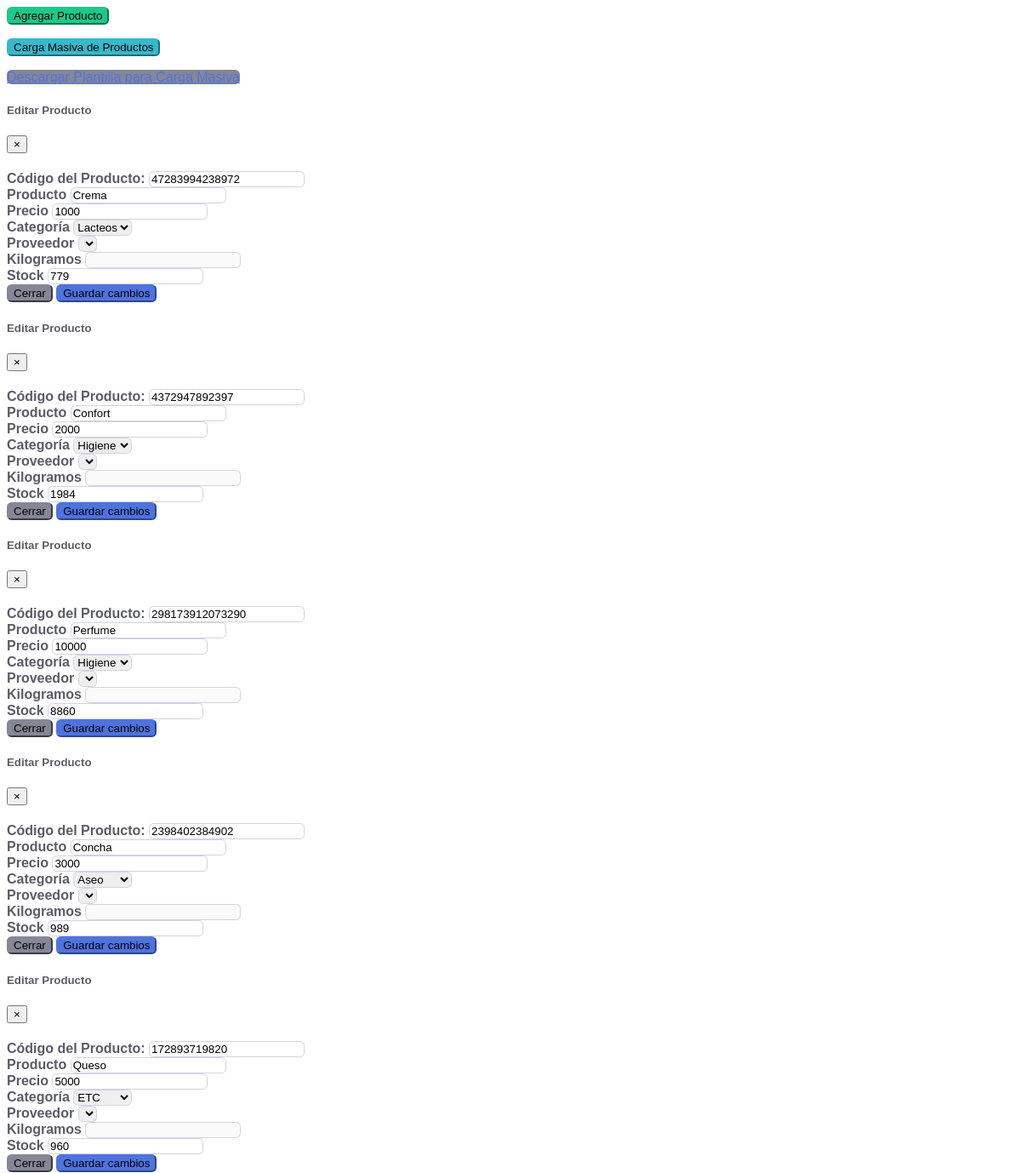
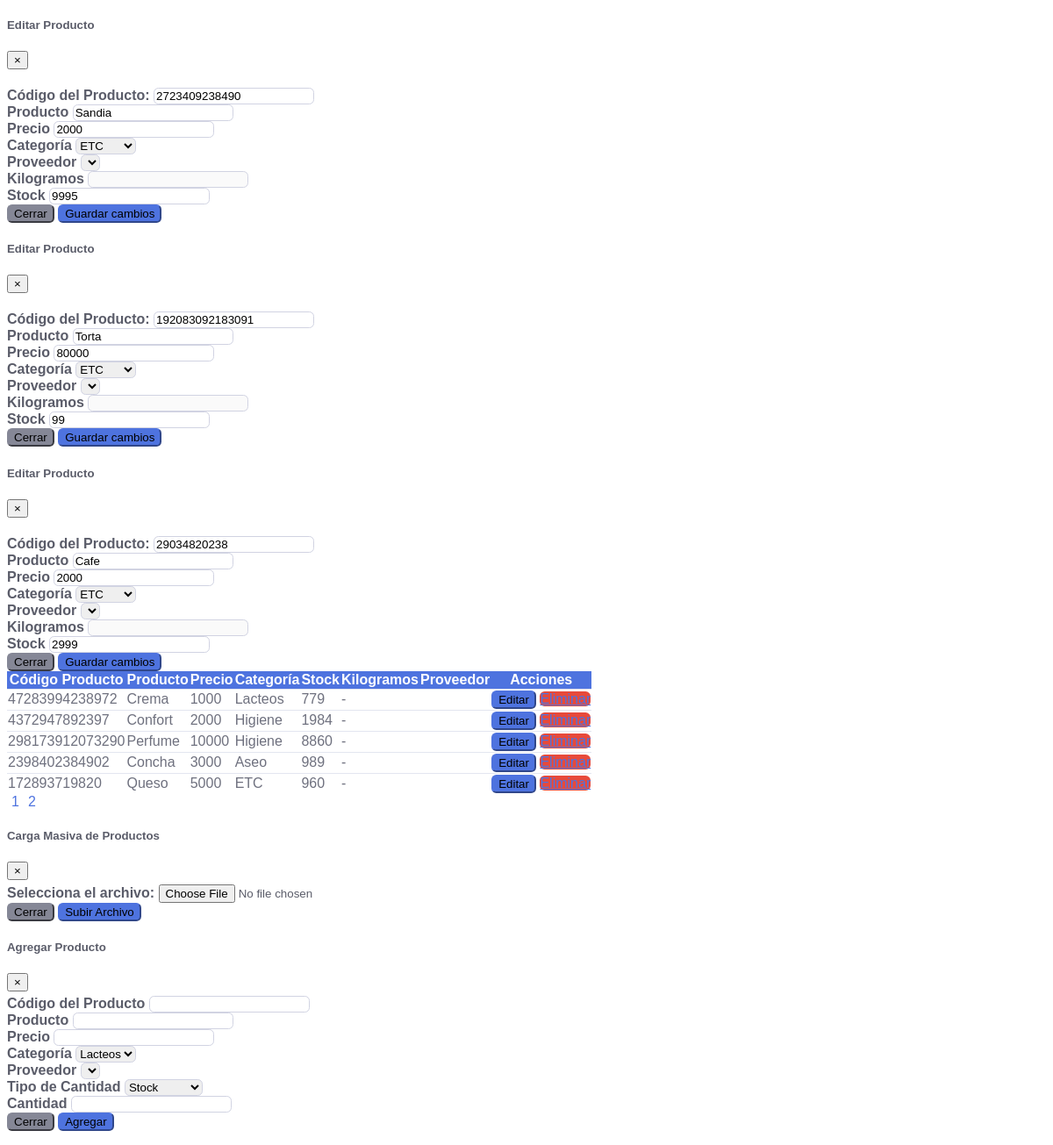
Page /product_stock.php (signed in) on the committed database (2 pictures, top to bottom).
### tables this page shows
CREATE TABLE `productos` (
  `id_producto` int NOT NULL AUTO_INCREMENT,
  `nombre_px` varchar(255) NOT NULL,
  `precio` int NOT NULL,
  `id_categoria` varchar(255) DEFAULT NULL,
  `stock` int NOT NULL DEFAULT '0',
  `id_usuario` int NOT NULL,
  `kilogramos` float DEFAULT NULL,
  `codigo_producto` varchar(255) DEFAULT NULL,
  `id_proveedor` int DEFAULT NULL,
  `impuesto_adicional` int DEFAULT NULL,
  PRIMARY KEY (`id_producto`)
);

### product_stock.php (the view, shortened to what this page needs)
<?php
require_once 'db.php';
$estadoSuscripcion = 0;
if (isset($_SESSION['id'])) {
    $id_usuario = $_SESSION['id'];
    $estadoSuscripcionQuery = "SELECT estado_suscripcion FROM usuarios WHERE id = ?";
    if ($estadoSuscripcionStmt = $conn->prepare($estadoSuscripcionQuery)) {
        $estadoSuscripcionStmt->bind_param("i", $_SESSION['id']);
        $estadoSuscripcionStmt->execute();
        $estadoSuscripcionStmt->bind_result($estadoSuscripcion);
    }
    $categorias = [];
    if ($stmt_categorias = $conn->prepare("SELECT id_categoria, nombre_categoria FROM categorias WHERE id_usuario = ?")) {
        $stmt_categorias->bind_param("i", $id_usuario);
        $stmt_categorias->execute();
        $result_categorias = $stmt_categorias->get_result();
        while ($categoria = $result_categorias->fetch_assoc()) {
            $categorias[$categoria['id_categoria']] = $categoria['nombre_categoria'];
        }
    }
$query = "SELECT p.id_producto, p.nombre_px, p.precio, p.id_categoria, p.stock, p.kilogramos, p.codigo_producto, pr.nombre_proveedor
FROM productos p
LEFT JOIN proveedores pr ON p.id_proveedor = pr.id_proveedor
WHERE p.id_usuario = ?";
    if ($stmt = $conn->prepare($query)) {
        $stmt->bind_param("i", $id_usuario);
        $stmt->execute();
        $result = $stmt->get_result();
?>
<div class="mb-3">
  <button type="button" class="btn btn-success" data-toggle="modal" data-target="#addProductModal" <?php echo $estadoSuscripcion == 0 ? 'disabled' : ''; ?>>
    Agregar Producto
  </button>
</div>
<div class="mb-3">
    <button type="button" class="btn btn-info" data-toggle="modal" data-target="#massUploadModal" <?php echo $estadoSuscripcion == 0 ? 'disabled' : ''; ?>>
        Carga Masiva de Productos
    </button>
</div>
<div class="mb-3">
    <a href="https://trackitsellit.oralisisdataservice.cl/carga_masiva.ods" class="btn btn-secondary" download>
        Descargar Plantilla para Carga Masiva
    </a>
</div>
<div class="table-responsive">
    <table class="table" id="productsTable">
        <thead class="thead-dark">
        <tr>
            <th>Código Producto</th>
            <th>Producto</th>
            <th>Precio</th>
            <th>Categoría</th>
            <th>Stock</th>
            <th>Kilogramos</th>
            <th>Proveedor</th>
            <th>Acciones</th>
        </tr>
    </thead>
        <tbody>
            <?php while ($row = $result->fetch_assoc()) { ?>
            <tr>
                <td><?php echo htmlspecialchars($row['codigo_producto']); ?></td>
                <td><?php echo htmlspecialchars($row['nombre_px']); ?></td>
                <td><?php echo htmlspecialchars($row['precio']); ?></td>
                <td><?php echo htmlspecialchars($categorias[$row['id_categoria']]); ?></td>
                <td><?php echo $row['stock'] != 0 ? htmlspecialchars($row['stock']) : '-'; ?></td>
                <td><?php echo $row['kilogramos'] != 0 ? htmlspecialchars($row['kilogramos']) : '-'; ?></td>
                <td><?php echo htmlspecialchars($row['nombre_proveedor']); ?></td>
                <td>
                    <button type="button" class="btn btn-primary btn-sm" data-toggle="modal" data-target="#editModal<?php echo $row['id_producto']; ?>" <?php echo $estadoSuscripcion == 0 ? 'disabled' : ''; ?>>Editar</button>
                    <a href="delete_product.php?id=<?php echo $row['id_producto']; ?>" class="btn btn-danger btn-sm" onclick="return confirm('¿Estás seguro de querer eliminar este producto?');" >Eliminar</a>
                </td>
            </tr>
            <div class="modal fade" id="editModal<?php echo $row['id_producto']; ?>" tabindex="-1" role="dialog" aria-labelledby="editModalLabel<?php echo $row['id_producto']; ?>" aria-hidden="true">
                <div class="modal-dialog" role="document">
                    <div class="modal-content">
                        <div class="modal-header">
                            <h5 class="modal-title" id="editModalLabel">Editar Producto</h5>
                            <button type="button" class="close" data-dismiss="modal" aria-label="Close">
                                <span aria-hidden="true">&times;</span>
                            </button>
                        </div>
                        <form action="update_product.php" method="POST">
                            <div class="modal-body">
                                <div class="form-group">
                                    <label for="codigo_producto<?php echo $row['id_producto']; ?>">
                                        Código del Producto:
                                    </label>
                                    <input type="text" id="codigo_producto<?php echo $row['id_producto']; ?>" name="codigo_producto" class="form-control" value="<?php echo htmlspecialchars($row['codigo_producto']); ?>" <?php echo $estadoSuscripcion == 0 ? 'disabled' : ''; ?>>
                                </div>
                                <div class="form-group">
                                    <label>Producto</label>
                                    <input type="text" name="nombre_px" class="form-control" value="<?php echo htmlspecialchars($row['nombre_px']); ?>">
                                </div>
                                <div class="form-group">
                                    <label>Precio</label>
                                    <input type="text" name="precio" class="form-control" value="<?php echo htmlspecialchars($row['precio']); ?>">
                                </div>
                                <div class="form-group">
                                    <label>Categoría</label>
                                    <select name="id_categoria" class="form-control">
                                        <?php foreach ($categorias as $id_cat => $nombre_cat) : ?>
                                            <option value="<?php echo $id_cat; ?>" <?php if ($id_cat == $row['id_categoria']) echo 'selected'; ?>>
                                                <?php echo htmlspecialchars($nombre_cat); ?>
                                            </option>
                                        <?php endforeach; ?>
                                    </select>
                                </div>
                                <div class="form-group">
                <label>Proveedor</label>
                <select name="id_proveedor" class="form-control">
                </select>
            </div>
                                <div class="form-group">
                                    <label>Kilogramos</label>
                                    <input type="text" name="kilogramos" class="form-control" value="<?php echo htmlspecialchars($row['kilogramos']); ?>" <?php echo $row['stock'] != 0 ? 'disabled' : ''; ?>>
                                </div>
                                <div class="form-group">
                                    <label>Stock</label>
                                    <input type="text" name="stock" class="form-control" value="<?php echo htmlspecialchars($row['stock']); ?>" <?php echo $row['kilogramos'] != 0 ? 'disabled' : ''; ?>>
                                </div>
                            </div>
                            <div class="modal-footer">
                                <button type="button" class="btn btn-secondary" data-dismiss="modal">Cerrar</button>
                                <button type="submit" class="btn btn-primary saveChangesBtn">Guardar cambios</button>
                            </div>
                        </form>
                    </div>
                </div>
            </div>
            <?php } ?>
        </tbody>
    </table>
</div>
<div class="modal fade" id="massUploadModal" tabindex="-1" role="dialog" aria-labelledby="massUploadModalLabel" aria-hidden="true">
    <div class="modal-dialog" role="document">
        <div class="modal-content">
            <div class="modal-header">
                <h5 class="modal-title" id="massUploadModalLabel">Carga Masiva de Productos</h5>
                <button type="button" class="close" data-dismiss="modal" aria-label="Close">
                    <span aria-hidden="true">&times;</span>
                </button>
            </div>
            <form action="mass_upload.php" method="POST" enctype="multipart/form-data">
                <div class="modal-body">
                    <div class="form-group">
                        <label for="fileUpload">Selecciona el archivo:</label>
                        <input type="file" name="fileUpload" id="fileUpload" class="form-control-file">
                    </div>
                </div>
                <div class="modal-footer">
                    <button type="button" class="btn btn-secondary" data-dismiss="modal">Cerrar</button>
                    <button type="submit" class="btn btn-primary">Subir Archivo</button>
                </div>
            </form>
        </div>
    </div>
</div>
<div class="modal fade" id="addProductModal" tabindex="-1" role="dialog" aria-labelledby="addProductModalLabel" aria-hidden="true">
    <div class="modal-dialog" role="document">
        <div class="modal-content">
            <div class="modal-header">
                <h5 class="modal-title" id="addProductModalLabel">Agregar Producto</h5>
                <button type="button" class="close" data-dismiss="modal" aria-label="Close">
                    <span aria-hidden="true">&times;</span>
                </button>
            </div>
            <form action="add_product.php" method="POST">
                <div class="modal-body">
                    <div class="form-group">
                        <label>Código del Producto</label>
                        <input type="text" name="codigo_producto" class="form-control">
                    </div>
                    <div class="form-group">
                        <label>Producto</label>
                        <input type="text" name="nombre_px" class="form-control">
                    </div>
                    <div class="form-group">
                        <label>Precio</label>
                        <input type="text" name="precio" class="form-control">
                    </div>
                    <div class="form-group">
                        <label>Categoría</label>
                        <select name="id_categoria" class="form-control">
                            <?php foreach ($categorias as $id_cat => $nombre_cat) : ?>
                                <option value="<?php echo $id_cat; ?>">
                                    <?php echo htmlspecialchars($nombre_cat); ?>
                                </option>
                            <?php endforeach; ?>
                        </select>
                    </div>
                    <div class="form-group">
                        <label>Proveedor</label>
                        <select name="id_proveedor" class="form-control">
                        </select>
                    </div>
                    <div class="form-group">
    <label>Tipo de Cantidad</label>
    <select name="tipo_cantidad" class="form-control" id="tipoCantidad">
        <option value="stock">Stock</option>
    </select>
</div>
<div class="form-group">
    <label>Cantidad</label>
    <input type="text" name="cantidad" class="form-control">
</div>
                </div>
                <div class="modal-footer">
                    <button type="button" class="btn btn-secondary" data-dismiss="modal">Cerrar</button>
                    <button type="submit" class="btn btn-primary" id="agregarProductoBtn">Agregar</button>
                </div>
            </form>
        </div>
    </div>
</div>
<?php
    } else {
        echo "Error al preparar la consulta: " . $conn->error;
    }
} else {
    echo "Usuario no autenticado.";
}
?>

### product_stock.php (style rules this page uses)
.btn { border-radius: 0.35rem; }
.table { background-color: #fff; border-collapse: collapse; }
.table thead th { background-color: #4e73df; color: #fff; border: none; }
.table tbody td { color: #6e707e; }
.table tbody tr { border-top: 1px solid #e3e6f0; }
.table-responsive { border: none; }
.btn-primary { background-color: #4e73df; border-color: #4e73df; }
.btn-info { background-color: #36b9cc; border-color: #36b9cc; }
.btn-success { background-color: #1cc88a; border-color: #1cc88a; }
.btn-danger { background-color: #e74a3b; border-color: #e74a3b; }
.btn-secondary { background-color: #858796; border-color: #858796; }
.form-control { border-radius: 0.35rem; border: 1px solid #d1d3e2; }
.form-group label { font-weight: bold; color: #5a5c69; }
.modal-content { border-radius: 0.35rem; }
.modal-header { border-bottom: none; padding-bottom: 0; }
.modal-body { padding-top: 5px; }
a { color: #4e73df; }
.mb-3 { margin-bottom: 1rem; }

### rows in the picture
productos: codigo_producto "47283994238972", nombre_px "Crema", precio "1000", id_categoria "Lacteos", stock "779"
productos: codigo_producto "4372947892397", nombre_px "Confort", precio "2000", id_categoria "Higiene", stock "1984"
productos: codigo_producto "298173912073290", nombre_px "Perfume", precio "10000", id_categoria "Higiene", stock "8860"
productos: codigo_producto "2398402384902", nombre_px "Concha", precio "3000", id_categoria "Aseo", stock "989"
productos: codigo_producto "172893719820", nombre_px "Queso", precio "5000", id_categoria "ETC", stock "960"
productos: codigo_producto "2723409238490", nombre_px "Sandia", precio "2000", id_categoria "ETC", stock "9995"
productos: codigo_producto "192083092183091", nombre_px "Torta", precio "80000", id_categoria "ETC", stock "99"
productos: codigo_producto "29034820238", nombre_px "Cafe", precio "2000", id_categoria "ETC", stock "2999"

### other values in the picture
form field id_categoria "Lacteos"
